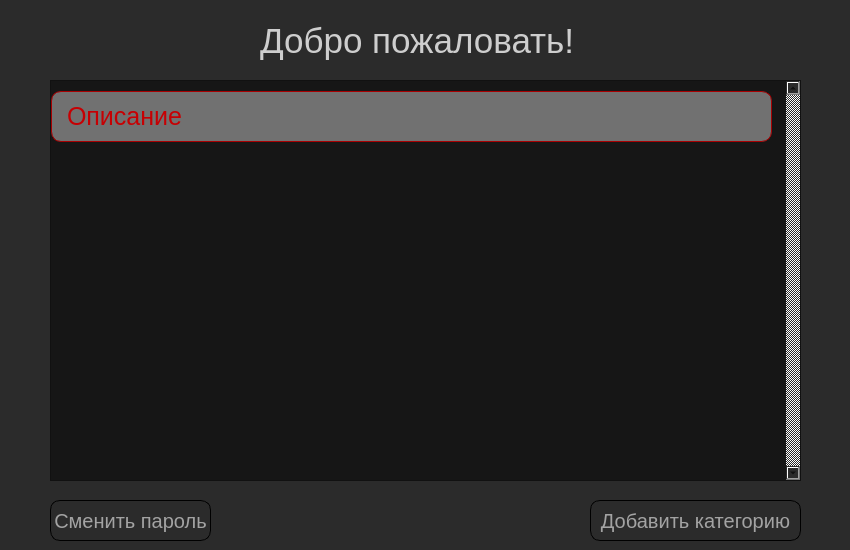
<?xml version="1.0" encoding="UTF-8"?>
<ui version="4.0">
 <class>Form</class>
 <widget class="QWidget" name="Form">
  <property name="geometry">
   <rect>
    <x>0</x>
    <y>0</y>
    <width>850</width>
    <height>550</height>
   </rect>
  </property>
  <property name="windowTitle">
   <string>Form</string>
  </property>
  <property name="styleSheet">
   <string notr="true">background: rgb(43, 43, 43)</string>
  </property>
  <widget class="QLabel" name="label">
   <property name="geometry">
    <rect>
     <x>260</x>
     <y>20</y>
     <width>314</width>
     <height>42</height>
    </rect>
   </property>
   <property name="styleSheet">
    <string notr="true">color: rgb(206, 206, 206)</string>
   </property>
   <property name="text">
    <string>&lt;html&gt;&lt;head/&gt;&lt;body&gt;&lt;p&gt;&lt;span style=&quot; font-size:26pt;&quot;&gt;Добро пожаловать!&lt;/span&gt;&lt;/p&gt;&lt;/body&gt;&lt;/html&gt;</string>
   </property>
  </widget>
  <widget class="QPushButton" name="add_category">
   <property name="geometry">
    <rect>
     <x>590</x>
     <y>500</y>
     <width>211</width>
     <height>41</height>
    </rect>
   </property>
   <property name="styleSheet">
    <string notr="true">font-size: 20px;
color: rgb(163, 163, 163);
border-radius: 10px;
border: 1px solid rgb(0, 0, 0)</string>
   </property>
   <property name="text">
    <string>Добавить категорию</string>
   </property>
  </widget>
  <widget class="QScrollArea" name="scrollArea">
   <property name="geometry">
    <rect>
     <x>50</x>
     <y>80</y>
     <width>751</width>
     <height>401</height>
    </rect>
   </property>
   <property name="styleSheet">
    <string notr="true">background-color: rgb(22, 22, 22);
</string>
   </property>
   <property name="verticalScrollBarPolicy">
    <enum>Qt::ScrollBarAlwaysOn</enum>
   </property>
   <property name="horizontalScrollBarPolicy">
    <enum>Qt::ScrollBarAlwaysOff</enum>
   </property>
   <property name="widgetResizable">
    <bool>true</bool>
   </property>
   <widget class="QWidget" name="scrollAreaWidgetContents">
    <property name="geometry">
     <rect>
      <x>0</x>
      <y>0</y>
      <width>732</width>
      <height>399</height>
     </rect>
    </property>
    <widget class="QPushButton" name="storage">
     <property name="geometry">
      <rect>
       <x>0</x>
       <y>10</y>
       <width>721</width>
       <height>51</height>
      </rect>
     </property>
     <property name="styleSheet">
      <string notr="true">color: rgb(198, 0, 3);
font-size: 25px;
text-align: left;
padding-left: 15px;
background-color: rgb(113, 113, 113);
border-radius: 10px;
border: 1px solid rgb(168, 0, 2);</string>
     </property>
     <property name="text">
      <string>Описание</string>
     </property>
    </widget>
   </widget>
  </widget>
  <widget class="QPushButton" name="change_password">
   <property name="geometry">
    <rect>
     <x>50</x>
     <y>500</y>
     <width>161</width>
     <height>41</height>
    </rect>
   </property>
   <property name="styleSheet">
    <string notr="true">font-size: 20px;
color: rgb(163, 163, 163);
border-radius: 10px;
border: 1px solid rgb(0, 0, 0)</string>
   </property>
   <property name="text">
    <string>Сменить пароль</string>
   </property>
  </widget>
 </widget>
 <resources/>
 <connections/>
</ui>
